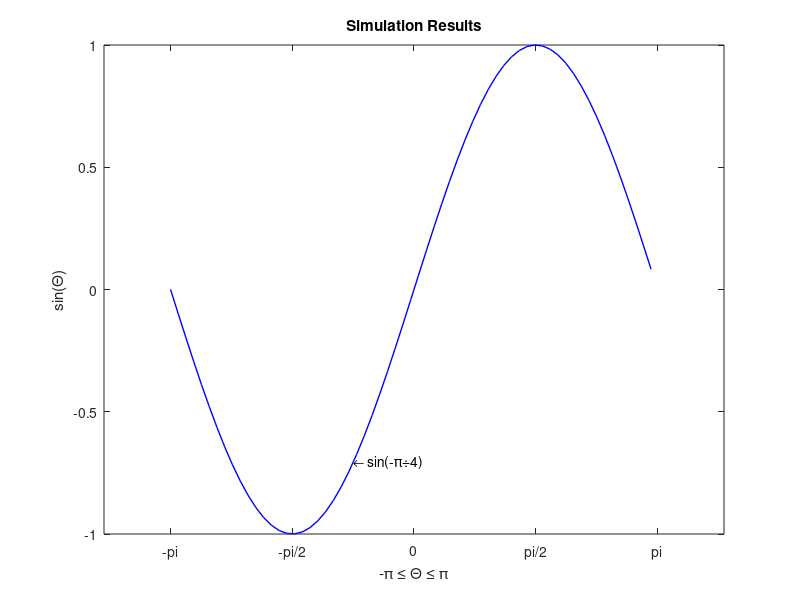

This chart was generated by the following MATLAB code:
%% CHAPTER 8, RESIZING MATLAB PLOTS INCLUSION INTO LATEX
%   3165_08_04: 
%   Copyright 2012 Packt Publishing
%   $Revision: 1 $
%   $Date: 2012-07-16 24:00:00

%% Create a Figure
x = -pi:.1:pi;
y = sin(x);
p = plot(x,y)
set(gca,'XTick',-pi:pi/2:pi)
set(gca,'XTickLabel',{'-pi','-pi/2','0','pi/2','pi'})
xlabel('-\pi \leq \Theta \leq \pi')
ylabel('sin(\Theta)')
title('Simulation Results')
text(-pi/4,sin(-pi/4),'\leftarrow sin(-\pi\div4)',...
     'HorizontalAlignment','left')
set(p,'Color','blue','LineWidth',1)

%% Set Parameters for Resizing
font_size = 10;
fig_width = 3;
fig_height=1.5;
font_rate=10/font_size;
set(gcf,'Position',[100   200   round(fig_width*font_rate*144)   round(fig_height*font_rate*144)]);
print(gcf,'-dmeta','./../3165_08_Images/3165_08_04_1');
%% Add the following to your LaTeX code
% \begin{figure}[!t] 
% \centering 
% \includegraphics[width=3in]{myfigure} 
% \caption{Simulation Results} 
% \label{fig_sim} 
% \end{figure}
